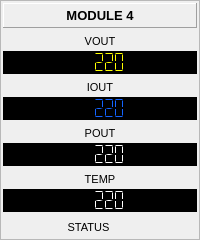
           <widget class="QFrame" name="frame_3">
            <property name="frameShape">
             <enum>QFrame::StyledPanel</enum>
            </property>
            <property name="frameShadow">
             <enum>QFrame::Raised</enum>
            </property>
            <layout class="QVBoxLayout" name="verticalLayout_22">
             <property name="spacing">
              <number>5</number>
             </property>
             <property name="leftMargin">
              <number>2</number>
             </property>
             <property name="topMargin">
              <number>2</number>
             </property>
             <property name="rightMargin">
              <number>2</number>
             </property>
             <property name="bottomMargin">
              <number>2</number>
             </property>
             <item>
              <widget class="QLabel" name="label_38">
               <property name="sizePolicy">
                <sizepolicy hsizetype="Preferred" vsizetype="Expanding">
                 <horstretch>0</horstretch>
                 <verstretch>0</verstretch>
                </sizepolicy>
               </property>
               <property name="minimumSize">
                <size>
                 <width>0</width>
                 <height>25</height>
                </size>
               </property>
               <property name="font">
                <font>
                 <pointsize>10</pointsize>
                 <weight>75</weight>
                 <bold>true</bold>
                </font>
               </property>
               <property name="frameShape">
                <enum>QFrame::Panel</enum>
               </property>
               <property name="frameShadow">
                <enum>QFrame::Raised</enum>
               </property>
               <property name="text">
                <string>MODULE 4</string>
               </property>
               <property name="alignment">
                <set>Qt::AlignCenter</set>
               </property>
              </widget>
             </item>
             <item>
              <layout class="QVBoxLayout" name="verticalLayout_23">
               <property name="spacing">
                <number>2</number>
               </property>
               <item>
                <widget class="QLabel" name="label_39">
                 <property name="sizePolicy">
                  <sizepolicy hsizetype="Preferred" vsizetype="Expanding">
                   <horstretch>0</horstretch>
                   <verstretch>0</verstretch>
                  </sizepolicy>
                 </property>
                 <property name="minimumSize">
                  <size>
                   <width>0</width>
                   <height>16</height>
                  </size>
                 </property>
                 <property name="font">
                  <font>
                   <pointsize>8</pointsize>
                  </font>
                 </property>
                 <property name="text">
                  <string>VOUT</string>
                 </property>
                 <property name="alignment">
                  <set>Qt::AlignCenter</set>
                 </property>
                </widget>
               </item>
               <item>
                <widget class="QLCDNumber" name="lcdAModule4Vout">
                 <property name="sizePolicy">
                  <sizepolicy hsizetype="Expanding" vsizetype="Expanding">
                   <horstretch>0</horstretch>
                   <verstretch>0</verstretch>
                  </sizepolicy>
                 </property>
                 <property name="minimumSize">
                  <size>
                   <width>0</width>
                   <height>22</height>
                  </size>
                 </property>
                 <property name="styleSheet">
                  <string notr="true">color: rgb(255, 255, 0);
background-color: rgb(0, 0, 0);</string>
                 </property>
                 <property name="frameShape">
                  <enum>QFrame::StyledPanel</enum>
                 </property>
                 <property name="smallDecimalPoint">
                  <bool>false</bool>
                 </property>
                 <property name="digitCount">
                  <number>5</number>
                 </property>
                 <property name="segmentStyle">
                  <enum>QLCDNumber::Flat</enum>
                 </property>
                 <property name="value" stdset="0">
                  <double>220.000000000000000</double>
                 </property>
                 <property name="intValue" stdset="0">
                  <number>220</number>
                 </property>
                </widget>
               </item>
              </layout>
             </item>
             <item>
              <layout class="QVBoxLayout" name="verticalLayout_24">
               <property name="spacing">
                <number>2</number>
               </property>
               <item>
                <widget class="QLabel" name="label_40">
                 <property name="sizePolicy">
                  <sizepolicy hsizetype="Preferred" vsizetype="Expanding">
                   <horstretch>0</horstretch>
                   <verstretch>0</verstretch>
                  </sizepolicy>
                 </property>
                 <property name="minimumSize">
                  <size>
                   <width>0</width>
                   <height>16</height>
                  </size>
                 </property>
                 <property name="font">
                  <font>
                   <pointsize>8</pointsize>
                  </font>
                 </property>
                 <property name="text">
                  <string>IOUT</string>
                 </property>
                 <property name="alignment">
                  <set>Qt::AlignCenter</set>
                 </property>
                </widget>
               </item>
               <item>
                <widget class="QLCDNumber" name="lcdAModule4Iout">
                 <property name="sizePolicy">
                  <sizepolicy hsizetype="Expanding" vsizetype="Expanding">
                   <horstretch>0</horstretch>
                   <verstretch>0</verstretch>
                  </sizepolicy>
                 </property>
                 <property name="minimumSize">
                  <size>
                   <width>0</width>
                   <height>22</height>
                  </size>
                 </property>
                 <property name="styleSheet">
                  <string notr="true">color: rgb(20, 100, 255);
background-color: rgb(0, 0, 0);</string>
                 </property>
                 <property name="frameShape">
                  <enum>QFrame::StyledPanel</enum>
                 </property>
                 <property name="smallDecimalPoint">
                  <bool>false</bool>
                 </property>
                 <property name="digitCount">
                  <number>5</number>
                 </property>
                 <property name="segmentStyle">
                  <enum>QLCDNumber::Flat</enum>
                 </property>
                 <property name="value" stdset="0">
                  <double>220.000000000000000</double>
                 </property>
                 <property name="intValue" stdset="0">
                  <number>220</number>
                 </property>
                </widget>
               </item>
              </layout>
             </item>
             <item>
              <layout class="QVBoxLayout" name="verticalLayout_25">
               <property name="spacing">
                <number>2</number>
               </property>
               <item>
                <widget class="QLabel" name="label_41">
                 <property name="sizePolicy">
                  <sizepolicy hsizetype="Preferred" vsizetype="Expanding">
                   <horstretch>0</horstretch>
                   <verstretch>0</verstretch>
                  </sizepolicy>
                 </property>
                 <property name="minimumSize">
                  <size>
                   <width>0</width>
                   <height>16</height>
                  </size>
                 </property>
                 <property name="font">
                  <font>
                   <pointsize>8</pointsize>
                  </font>
                 </property>
                 <property name="text">
                  <string>POUT</string>
                 </property>
                 <property name="alignment">
                  <set>Qt::AlignCenter</set>
                 </property>
                </widget>
               </item>
               <item>
                <widget class="QLCDNumber" name="lcdAModule4Pout">
                 <property name="sizePolicy">
                  <sizepolicy hsizetype="Expanding" vsizetype="Expanding">
                   <horstretch>0</horstretch>
                   <verstretch>0</verstretch>
                  </sizepolicy>
                 </property>
                 <property name="minimumSize">
                  <size>
                   <width>0</width>
                   <height>22</height>
                  </size>
                 </property>
                 <property name="styleSheet">
                  <string notr="true">color: rgb(255, 255, 255);
background-color: rgb(0, 0, 0);</string>
                 </property>
                 <property name="frameShape">
                  <enum>QFrame::StyledPanel</enum>
                 </property>
                 <property name="smallDecimalPoint">
                  <bool>false</bool>
                 </property>
                 <property name="digitCount">
                  <number>5</number>
                 </property>
                 <property name="segmentStyle">
                  <enum>QLCDNumber::Flat</enum>
                 </property>
                 <property name="value" stdset="0">
                  <double>220.000000000000000</double>
                 </property>
                 <property name="intValue" stdset="0">
                  <number>220</number>
                 </property>
                </widget>
               </item>
              </layout>
             </item>
             <item>
              <layout class="QVBoxLayout" name="verticalLayout_26">
               <property name="spacing">
                <number>2</number>
               </property>
               <item>
                <widget class="QLabel" name="label_42">
                 <property name="sizePolicy">
                  <sizepolicy hsizetype="Preferred" vsizetype="Expanding">
                   <horstretch>0</horstretch>
                   <verstretch>0</verstretch>
                  </sizepolicy>
                 </property>
                 <property name="minimumSize">
                  <size>
                   <width>0</width>
                   <height>16</height>
                  </size>
                 </property>
                 <property name="font">
                  <font>
                   <pointsize>8</pointsize>
                  </font>
                 </property>
                 <property name="text">
                  <string>TEMP</string>
                 </property>
                 <property name="alignment">
                  <set>Qt::AlignCenter</set>
                 </property>
                </widget>
               </item>
               <item>
                <widget class="QLCDNumber" name="lcdAModule4Temp">
                 <property name="sizePolicy">
                  <sizepolicy hsizetype="Expanding" vsizetype="Expanding">
                   <horstretch>0</horstretch>
                   <verstretch>0</verstretch>
                  </sizepolicy>
                 </property>
                 <property name="minimumSize">
                  <size>
                   <width>0</width>
                   <height>22</height>
                  </size>
                 </property>
                 <property name="styleSheet">
                  <string notr="true">color: rgb(255, 255, 255);
background-color: rgb(0, 0, 0);</string>
                 </property>
                 <property name="frameShape">
                  <enum>QFrame::StyledPanel</enum>
                 </property>
                 <property name="smallDecimalPoint">
                  <bool>false</bool>
                 </property>
                 <property name="digitCount">
                  <number>5</number>
                 </property>
                 <property name="segmentStyle">
                  <enum>QLCDNumber::Flat</enum>
                 </property>
                 <property name="value" stdset="0">
                  <double>220.000000000000000</double>
                 </property>
                 <property name="intValue" stdset="0">
                  <number>220</number>
                 </property>
                </widget>
               </item>
              </layout>
             </item>
             <item>
              <layout class="QHBoxLayout" name="horizontalLayout_8">
               <property name="spacing">
                <number>3</number>
               </property>
               <item>
                <widget class="QLabel" name="lblAModule4Status">
                 <property name="minimumSize">
                  <size>
                   <width>0</width>
                   <height>20</height>
                  </size>
                 </property>
                 <property name="font">
                  <font>
                   <pointsize>8</pointsize>
                  </font>
                 </property>
                 <property name="text">
                  <string>STATUS</string>
                 </property>
                 <property name="alignment">
                  <set>Qt::AlignCenter</set>
                 </property>
                </widget>
               </item>
               <item>
                <widget class="QLabel" name="lblAModule4Sta">
                 <property name="minimumSize">
                  <size>
                   <width>20</width>
                   <height>20</height>
                  </size>
                 </property>
                 <property name="maximumSize">
                  <size>
                   <width>20</width>
                   <height>20</height>
                  </size>
                 </property>
                 <property name="font">
                  <font>
                   <pointsize>8</pointsize>
                  </font>
                 </property>
                 <property name="text">
                  <string/>
                 </property>
                 <property name="alignment">
                  <set>Qt::AlignCenter</set>
                 </property>
                </widget>
               </item>
              </layout>
             </item>
            </layout>
           </widget>
